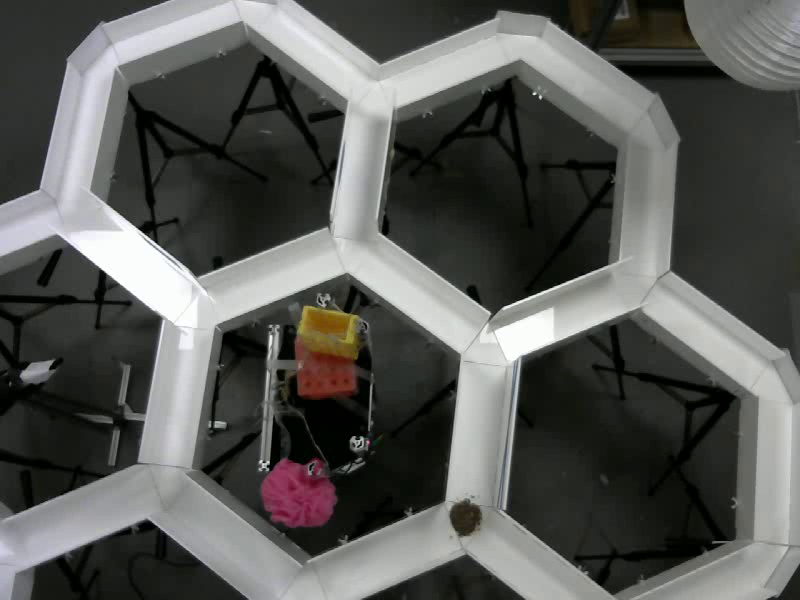
#> input picture src/Resources/default/stand_0.png, 800 x 600 px, found by its file name
$ jupyter execute --allow-errors Homography.ipynb   (Python 2 division)
#> lines starting #> are read from the running program, lines starting #| are printed output that depends on the picture; after the words box and inside, x2 and y2 are one past the last pixel; in counts of white or black regions, pixels touching at a corner belong together; pictures that were not available may be replaced by others from this repository, and a replacement may not be noted
[cell 1]
import numpy as np
import cv2
import matplotlib.pyplot as plt

[cell 2]
MIN_MATCH_COUNT = 100

img1 = cv2.imread('Homography_stuff/stand_0.png',0)          # queryImage
#> img1: shape (600, 800); min 0, max 255, mean 87.7
img2 = cv2.imread('Homography_stuff/stand_0_skewed.png',0)             # trainImage
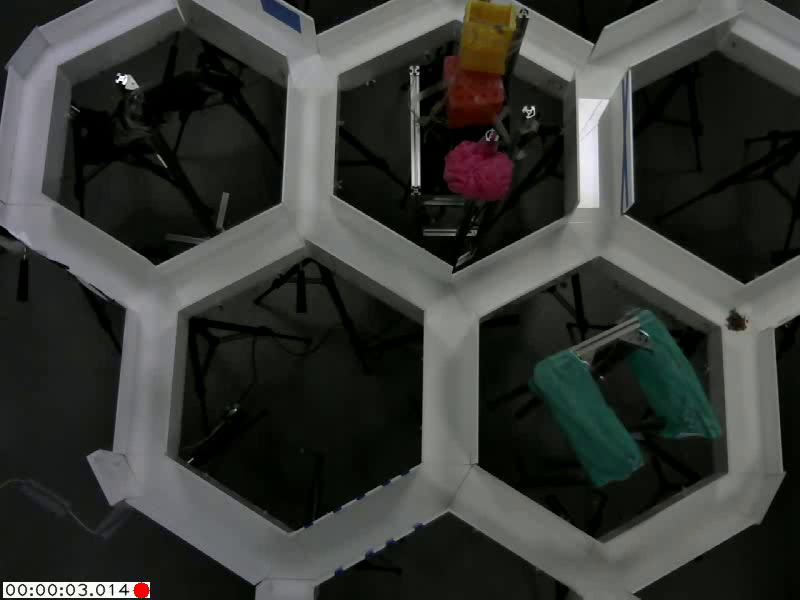
#> input picture src/Resources/default/stand_1.png, 800 x 600 px, given in place of stand_0_skewed.png, which was not available
#> img2: shape (600, 800); min 0, max 255, mean 55.9

# Initiate SIFT detector

sift = cv2.xfeatures2d.SIFT_create()

# find the keypoints and descriptors with SIFT
kp1, des1 = sift.detectAndCompute(img1,None)
#> kp1 = 1025 keypoints; strongest (x, y, size): (534, 94, 2), (540, 97, 2.2), (537, 327, 36.6), (268, 462, 2.4)
kp2, des2 = sift.detectAndCompute(img2,None)
#> kp2 = 870 keypoints; strongest (x, y, size): (31, 594, 1.8), (61, 594, 1.8), (91, 594, 1.8), (31, 588, 1.9)

FLANN_INDEX_KDTREE = 0
index_params = dict(algorithm = FLANN_INDEX_KDTREE, trees = 5)
search_params = dict(checks = 20000)

flann = cv2.FlannBasedMatcher(index_params, search_params)

matches = flann.knnMatch(des1,des2,k=2)
#> matches = 1025 matches

good = []
# store all the good matches as per Lowe's ratio test.
for m,n in matches:
    if m.distance < 0.6*n.distance:
        good.append(m)
#> after the loop, good = 10 matches

if len(good)>MIN_MATCH_COUNT:
    src_pts = np.float32([ kp1[m.queryIdx].pt for m in good ]).reshape(-1,1,2)
    dst_pts = np.float32([ kp2[m.trainIdx].pt for m in good ]).reshape(-1,1,2)

    M, mask = cv2.findHomography(src_pts, dst_pts, cv2.RANSAC,5.0)
    matchesMask = mask.ravel().tolist()

    h,w = img1.shape
    pts = np.float32([ [0,0],[0,h-1],[w-1,h-1],[w-1,0] ]).reshape(-1,1,2)
    dst = cv2.perspectiveTransform(pts,M)

    img2 = cv2.polylines(img2,[np.int32(dst)],True,255,3, cv2.LINE_AA)

else:
    print("Not enough matches are found - %d/%d" % (len(good),MIN_MATCH_COUNT))
#| Not enough matches are found - 10/100
    matchesMask = None

draw_params = dict(matchColor = (0,255,0), # draw matches in green color
                   singlePointColor = None,
                   matchesMask = matchesMask, # draw only inliers
                   flags = 2)

img3 = cv2.drawMatches(img1,kp1,img2,kp2,good,None,**draw_params)
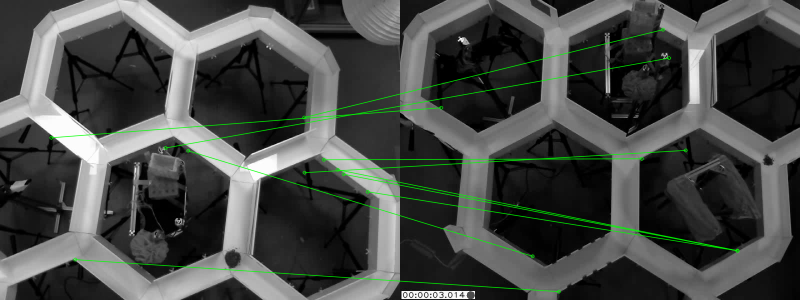
#> img3: shape (600, 1600, 3) (shown at 1/2 size); mean of channels 0, 1, 2 71, 74, 71; drawn as B, G, R

fig, ax = plt.subplots(1, 1, figsize = (20,20))
plt.imshow(img3, 'gray')
plt.axis('off');
plt.show()

#> (a cell that did not finish here is left out)

#> (a cell that did not finish here is left out)

[cell 5]
MIN_MATCH_COUNT = 10

img1 = cv2.imread('im_1.png',0)          # queryImage
img2 = cv2.imread('im_11.png',0)         # trainImage

# Initiate SIFT detector
sift = cv2.xfeatures2d.SIFT_create()

# find the keypoints and descriptors with SIFT
kp1, des1 = sift.detectAndCompute(img1,None)
kp2, des2 = sift.detectAndCompute(img2,None)
#> kp2 has the same summary as kp1

FLANN_INDEX_KDTREE = 0
index_params = dict(algorithm = FLANN_INDEX_KDTREE, trees = 5)
search_params = dict(checks = 50)

flann = cv2.FlannBasedMatcher(index_params, search_params)

matches = flann.knnMatch(des1,des2,k=2)

# store all the good matches as per Lowe's ratio test.
good = []
for m,n in matches:
    if m.distance < 0.7*n.distance:
        good.append(m)
#> after the loop, good = 1025 matches

print(good)
#> (printed output is left out)


if len(good)>MIN_MATCH_COUNT:
    src_pts = np.float32([ kp1[m.queryIdx].pt for m in good ]).reshape(-1,1,2)
#> src_pts = 1025 rows, first 8: [4.48, 256.7], [4.62, 201.5], [5.1, 257.2], [6.01, 373.9], [6.01, 373.9], [9.29, 344.8], [9.99, 383.4], [12.39, 517.4]
    dst_pts = np.float32([ kp2[m.trainIdx].pt for m in good ]).reshape(-1,1,2)
#> dst_pts has the same summary as src_pts

    M, mask = cv2.findHomography(src_pts, dst_pts, cv2.RANSAC,5.0)
#> M = [[1, -3.16e-16, -4.1e-13], [4.63e-16, 1, -3.97e-13], [1.44e-18, -7.42e-19, 1]]; mask = 1025 values from 1 to 1
    matchesMask = mask.ravel().tolist()
#> matchesMask = 1025 values from 1 to 1

    h,w = img1.shape
#> h = 600; w = 800
    pts = np.float32([ [0,0],[0,h-1],[w-1,h-1],[w-1,0] ]).reshape(-1,1,2)
#> pts = [[0, 0], [0, 599], [799, 599], [799, 0]]
    dst = cv2.perspectiveTransform(pts,M)
#> dst = [[-4.1e-13, -3.97e-13], [-5.99e-13, 599], [799, 599], [799, -2.73e-14]]

    img2 = cv2.polylines(img2,[np.int32(dst)],True,255,3, cv2.LINE_AA)
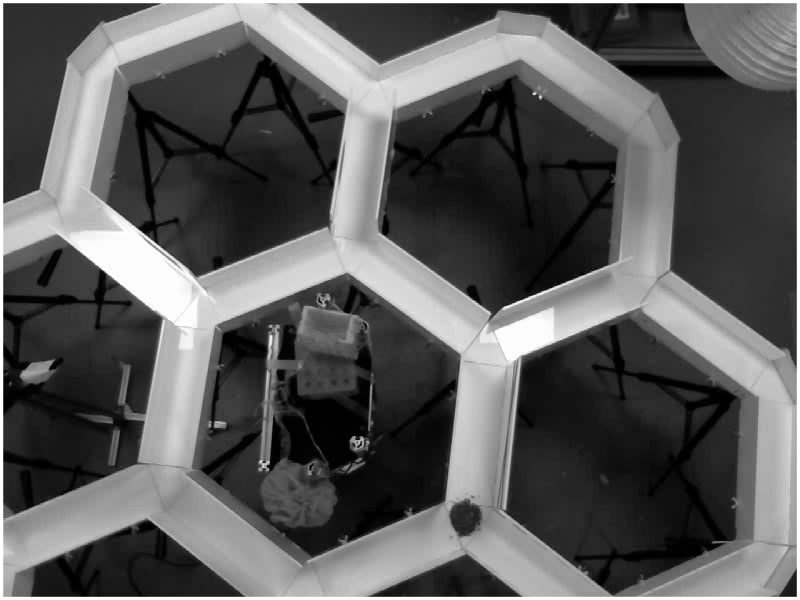
#> img2: shape (600, 800); min 0, max 255, mean 90.9

else:
    print("Not enough matches are found - %d/%d" % (len(good),MIN_MATCH_COUNT))
    matchesMask = None

draw_params = dict(matchColor = (0,255,0), # draw matches in green color
                   singlePointColor = None,
                   matchesMask = matchesMask, # draw only inliers
                   flags = 2)
#> draw_params = 4 items

img3 = cv2.drawMatches(img1,kp1,img2,kp2,good,None,**draw_params)
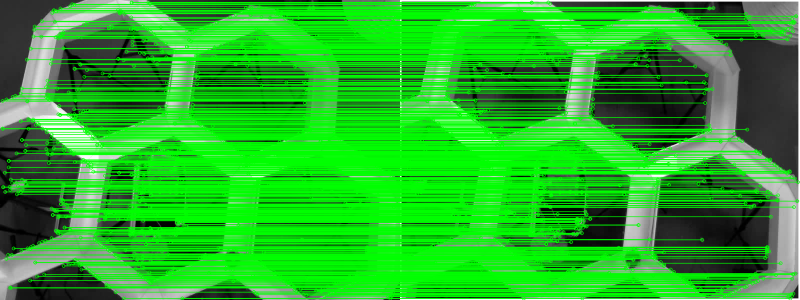
#> img3: shape (600, 1600, 3) (shown at 1/2 size); mean of channels 0, 1, 2 38.2, 178.2, 38.2; drawn as B, G, R

fig, ax = plt.subplots(figsize = (20,20))
ax.set_title('Homography matches', fontsize = 20)
plt.imshow(img3, 'gray'),plt.show()

[cell 6]
img1 = cv2.imread('im_1.png')
#> img1 is the input picture: shape (600, 800, 3); mean B, G, R 85.8, 88.6, 87.9
img2 = cv2.imread('im_11.png')

img1Gray = cv2.cvtColor(img1, cv2.COLOR_BGR2GRAY)
img2Gray = cv2.cvtColor(img2, cv2.COLOR_BGR2GRAY)

height, width = img1Gray.shape
#> height = 600; width = 800

out = cv2.warpPerspective(img1Gray, M, (width, height))

frame = np.zeros([600, 800, 3], dtype='uint8')
frame_img1_red = np.empty_like(frame)
frame_img1_red[:,:,0] = img1Gray
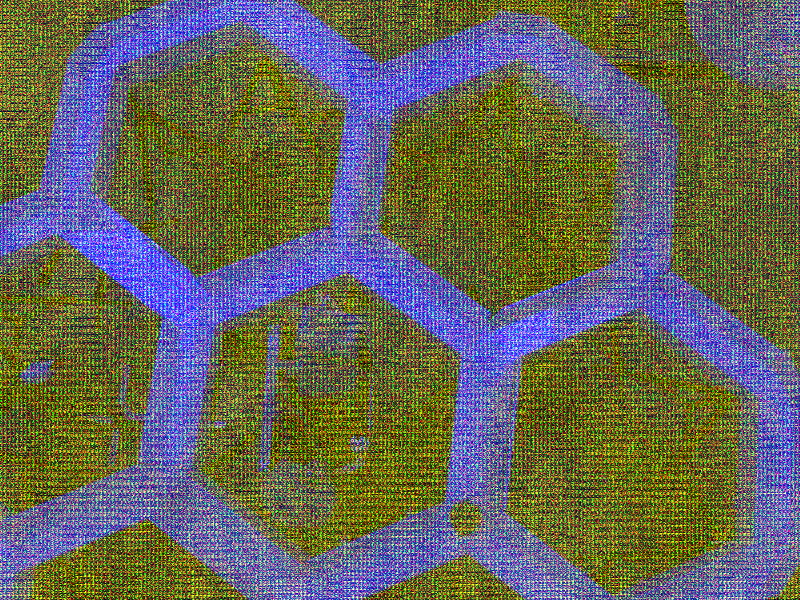
#> frame_img1_red: shape (600, 800, 3); mean of channels 0, 1, 2 88.1, 101.7, 101.7; drawn as B, G, R

frame_img2_green = np.empty_like(frame)
frame_img2_green[:,:,1] = img2Gray
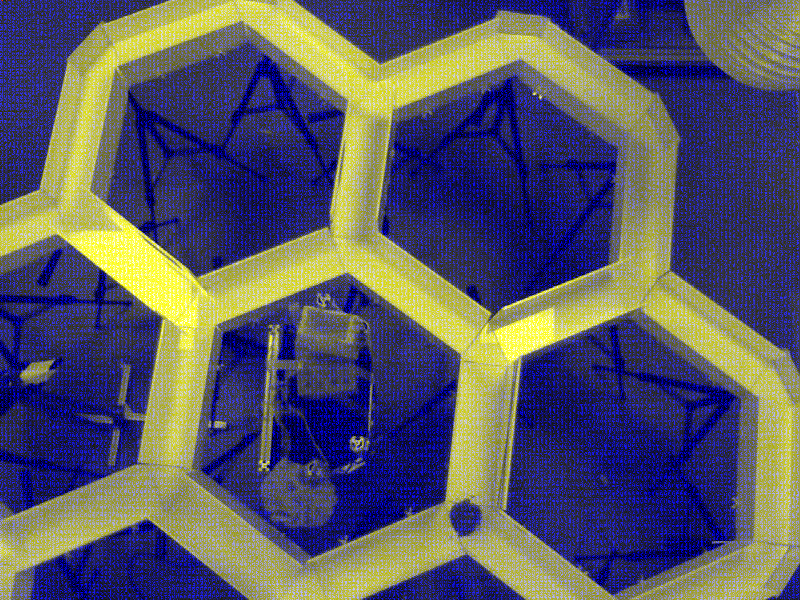
#> frame_img2_green: shape (600, 800, 3); mean of channels 0, 1, 2 101.7, 88.1, 88.1; drawn as B, G, R

frame[:,:,0] = img1Gray
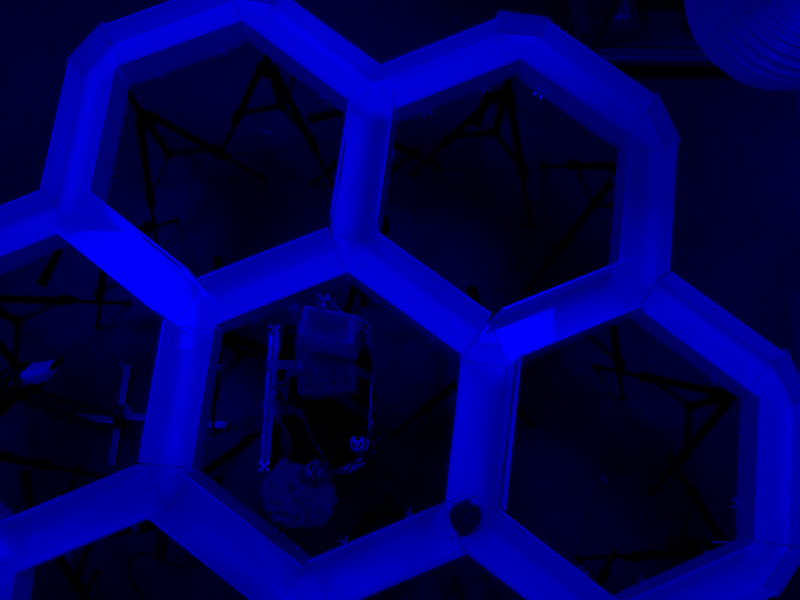
#> frame: shape (600, 800, 3); mean of channels 0, 1, 2 88.1, 0, 0; drawn as B, G, R
frame[:,:,1] = img2Gray
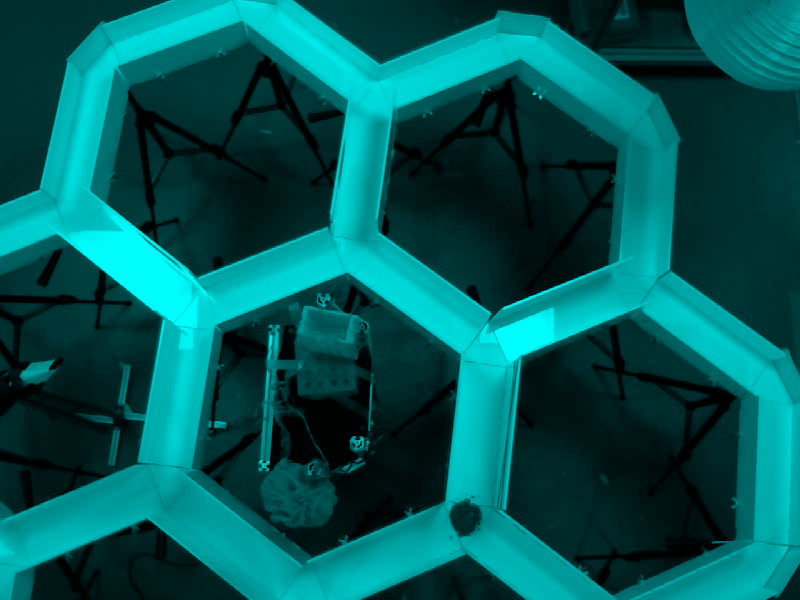
#> frame: shape (600, 800, 3); mean of channels 0, 1, 2 88.1, 88.1, 0; drawn as B, G, R
# frame[:,:,1] = out

fig, ax = plt.subplots(1, 3, figsize = (20,8))
ax[0].set_title('Gray standard', fontsize = 20)
ax[0].imshow(img1Gray, cmap='gray', vmin=0, vmax=255)
ax[1].set_title('Red standard', fontsize = 20)
ax[1].imshow(frame_img1_red)
ax[2].set_title('Green pre-warp', fontsize = 20)
ax[2].imshow(frame_img2_green)

fig, ax = plt.subplots(figsize = (20,8))
ax.set_title('Overlay', fontsize = 20)
ax.imshow(frame)

[cell 7]
img1 = cv2.imread('im_1.png')
img2 = cv2.imread('im_11.png')

img1Gray = cv2.cvtColor(img1, cv2.COLOR_BGR2GRAY)
img2Gray = cv2.cvtColor(img2, cv2.COLOR_BGR2GRAY)

height, width = img1Gray.shape

out = cv2.warpPerspective(img1Gray, M, (width, height))

frame = np.zeros([height, width, 3], dtype='uint8')

frame_img2_red = np.empty_like(frame)
frame_img2_red[:,:,0] = img2Gray

frame_out_green = np.empty_like(frame)
frame_out_green[:,:,1] = out

frame[:,:,0] = img2Gray
frame[:,:,1] = out
# frame[:,:,1] = out

fig, ax = plt.subplots(1, 3, figsize = (20,8))
ax[0].set_title('Gray standard', fontsize = 20)
ax[0].imshow(img2Gray, cmap='gray', vmin=0, vmax=255)
ax[1].set_title('Red standard', fontsize = 20)
ax[1].imshow(frame_img1_red)
ax[2].set_title('Green post-warp', fontsize = 20)
ax[2].imshow(frame_out_green)

fig, ax = plt.subplots(figsize = (20,8))
ax.set_title('Overlay', fontsize = 20)
ax.imshow(frame)

[cell 8]
img1 = cv2.imread('im_1.png')
img2 = cv2.imread('im_11.png')

img1Gray = cv2.cvtColor(img1, cv2.COLOR_BGR2GRAY)
img2Gray = cv2.cvtColor(img2, cv2.COLOR_BGR2GRAY)

height, width = img1Gray.shape

out = cv2.warpPerspective(img1Gray, M, (width, height))

frame1 = np.zeros([height, width, 3], dtype='uint8')
frame2 = np.zeros_like(frame1)

frame1[:,:,0] = img2Gray
frame1[:,:,1] = img1Gray
# frame[:,:,1] = out

frame2[:,:,0] = img2Gray
frame2[:,:,1] = out

red_lower = np.array([0,100,50], 'uint8')
red_upper = np.array([15,255,255], 'uint8')

yellow_lower = np.array([20,60,65], 'uint8')
yellow_upper = np.array([45,255,255], 'uint8')

blue_lower = np.array([99,115,150], 'uint8')
blue_upper = np.array([110,255,255], 'uint8')

green_lower = np.array([45,50,30], 'uint8')
green_upper = np.array([60,255,255], 'uint8')

hsv1 = cv2.cvtColor(frame1,cv2.COLOR_RGB2HSV)
#> hsv1: shape (600, 800, 3); mean H, S, V 29.9, 253.8, 88.1
hsv2 = cv2.cvtColor(frame2,cv2.COLOR_RGB2HSV)

mask1_yellow = cv2.inRange(hsv1, yellow_lower, yellow_upper)
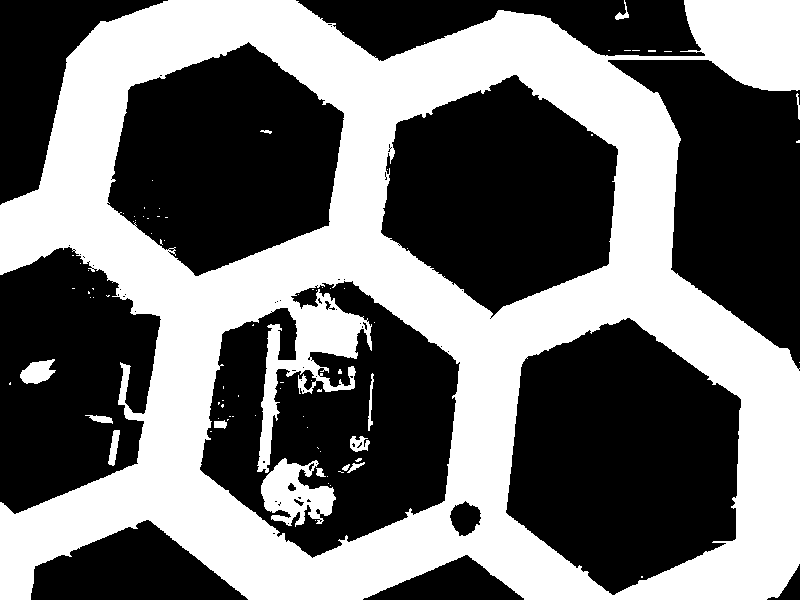
#> mask1_yellow: shape (600, 800); 43.3% white; 85 white regions (71 under 20 px), largest, box (x1, y1, x2, y2) and area: (0, 0, 800, 600) 203142, (261, 458, 336, 527) 2892, (20, 359, 56, 384) 580
mask2_yellow = cv2.inRange(hsv2, yellow_lower, yellow_upper)

mask1_red = cv2.inRange(hsv1, red_lower, red_upper)
#> mask1_red: shape (600, 800); every value is 0
mask2_red = cv2.inRange(hsv2, red_lower, red_upper)

mask1_green = cv2.inRange(hsv1, green_lower, green_upper)
mask2_green = cv2.inRange(hsv2, green_lower, green_upper)

masked1_yellow = cv2.bitwise_and(frame1, frame1, mask = mask1_yellow)
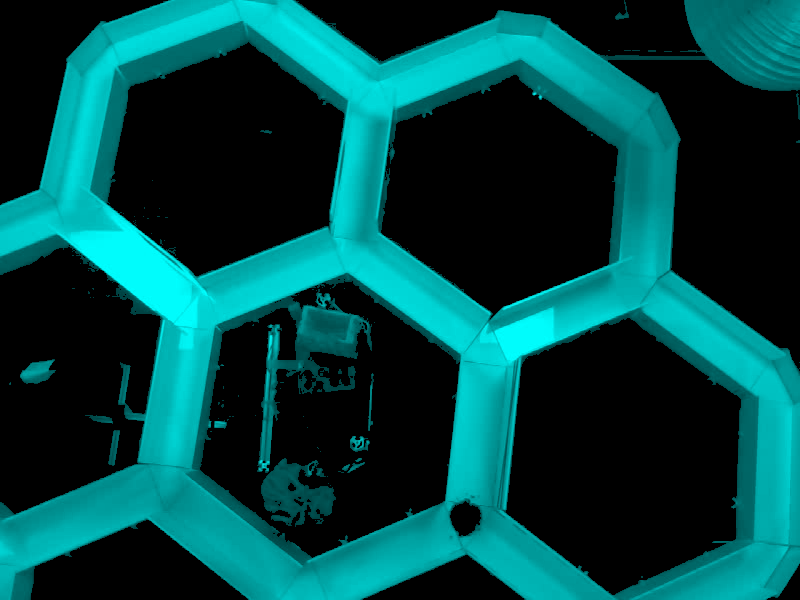
#> masked1_yellow: shape (600, 800, 3); mean of channels 0, 1, 2 69.3, 69.3, 0; drawn as B, G, R
masked1_red = cv2.bitwise_and(frame1, frame1, mask = mask1_red)
#> masked1_red: shape (600, 800, 3); every value is 0
masked1_green = cv2.bitwise_and(frame1, frame1, mask = mask1_green)

masked2_yellow = cv2.bitwise_and(frame2, frame2, mask = mask2_yellow)
masked2_red = cv2.bitwise_and(frame2, frame2, mask = mask2_red)
masked2_green = cv2.bitwise_and(frame2, frame2, mask = mask2_green)

fig, ax = plt.subplots(1, 2, figsize = (20,10))
ax[0].set_title('Overlay pre-warp', fontsize = 20)
ax[0].imshow(frame1)
ax[1].set_title('Overlay post-warp', fontsize = 20)
ax[1].imshow(frame2)
plt.show()

fig, ax = plt.subplots(1, 2, figsize = (20,10))
ax[0].set_title('Pre-warp yellow', fontsize = 20)
ax[0].imshow(masked1_yellow)
ax[1].set_title('Post-warp yellow', fontsize = 20)
ax[1].imshow(masked2_yellow)

fig, ax = plt.subplots(1, 2, figsize = (20,10))
ax[0].set_title('Pre-warp red', fontsize = 20)
ax[0].imshow(masked1_red)
ax[1].set_title('Post-warp red', fontsize = 20)
ax[1].imshow(masked2_red)
plt.show()

fig, ax = plt.subplots(1, 2, figsize = (20,10))
ax[0].set_title('Pre-warp green', fontsize = 20)
ax[0].imshow(masked1_green)
ax[1].set_title('Post-warp green', fontsize = 20)
ax[1].imshow(masked2_green)
plt.show()

[cell 9]
tot_pixels = 600*800

_, counts1_yellow = np.unique(masked1_yellow.reshape(-1, 3), axis=0, return_counts=True)
#> counts1_yellow = 191 values, max 272005 at index 0, min 3 at index 168, mean 2513.1
_, counts1_red = np.unique(masked1_red.reshape(-1, 3), axis=0, return_counts=True)
#> counts1_red = [480000]
_, counts1_green = np.unique(masked1_green.reshape(-1, 3), axis=0, return_counts=True)
#> counts1_green = [480000]

_, counts2_yellow = np.unique(masked2_yellow.reshape(-1, 3), axis=0, return_counts=True)
#> counts2_yellow has the same summary as counts1_yellow
_, counts2_red = np.unique(masked2_red.reshape(-1, 3), axis=0, return_counts=True)
#> counts2_red = [480000]
_, counts2_green = np.unique(masked2_green.reshape(-1, 3), axis=0, return_counts=True)
#> counts2_green = [480000]

yellow1 = tot_pixels - counts1_yellow[0]
#> yellow1 = 207995
red1 = tot_pixels - counts1_red[0]
#> red1 = 0
green1 = tot_pixels - counts1_green[0]
#> green1 = 0

yellow2 = tot_pixels - counts2_yellow[0]
#> yellow2 = 207995
red2 = tot_pixels - counts2_red[0]
#> red2 = 0
green2 = tot_pixels - counts2_green[0]
#> green2 = 0

# print(yellow1, red1, green1)
# print(yellow2, red2, green2)

rat_ry1 = red1/yellow1
#> rat_ry1 = 0
rat_ry2 = red2/yellow2
#> rat_ry2 = 0

rat_gy1 = green1/yellow1
#> rat_gy1 = 0
rat_gy2 = green2/yellow2
#> rat_gy2 = 0

print(rat_ry1, rat_ry2)
print(rat_gy1, rat_gy2)
